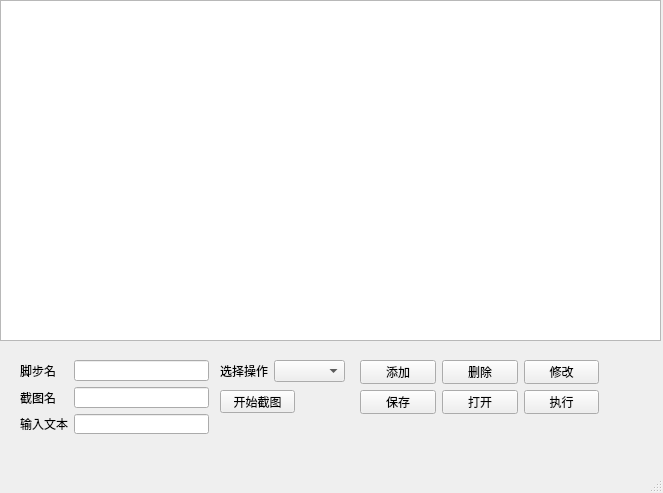
<?xml version="1.0" encoding="UTF-8"?>
<ui version="4.0">
 <class>MainWindow</class>
 <widget class="QMainWindow" name="MainWindow">
  <property name="geometry">
   <rect>
    <x>0</x>
    <y>0</y>
    <width>663</width>
    <height>493</height>
   </rect>
  </property>
  <property name="windowTitle">
   <string>工具</string>
  </property>
  <widget class="QWidget" name="centralwidget">
   <widget class="QListWidget" name="listWidget">
    <property name="geometry">
     <rect>
      <x>0</x>
      <y>0</y>
      <width>661</width>
      <height>341</height>
     </rect>
    </property>
   </widget>
   <widget class="QPushButton" name="pushButton">
    <property name="geometry">
     <rect>
      <x>220</x>
      <y>390</y>
      <width>75</width>
      <height>23</height>
     </rect>
    </property>
    <property name="text">
     <string>开始截图</string>
    </property>
   </widget>
   <widget class="QWidget" name="">
    <property name="geometry">
     <rect>
      <x>20</x>
      <y>360</y>
      <width>189</width>
      <height>74</height>
     </rect>
    </property>
    <layout class="QGridLayout" name="gridLayout">
     <item row="0" column="0">
      <widget class="QLabel" name="label">
       <property name="text">
        <string>脚步名</string>
       </property>
      </widget>
     </item>
     <item row="0" column="1">
      <widget class="QLineEdit" name="lineEdit_3"/>
     </item>
     <item row="1" column="0">
      <widget class="QLabel" name="label_2">
       <property name="text">
        <string>截图名</string>
       </property>
      </widget>
     </item>
     <item row="1" column="1">
      <widget class="QLineEdit" name="lineEdit"/>
     </item>
     <item row="2" column="0">
      <widget class="QLabel" name="label_3">
       <property name="text">
        <string>输入文本</string>
       </property>
      </widget>
     </item>
     <item row="2" column="1">
      <widget class="QLineEdit" name="lineEdit_2"/>
     </item>
    </layout>
   </widget>
   <widget class="QWidget" name="">
    <property name="geometry">
     <rect>
      <x>220</x>
      <y>360</y>
      <width>125</width>
      <height>22</height>
     </rect>
    </property>
    <layout class="QHBoxLayout" name="horizontalLayout">
     <item>
      <widget class="QLabel" name="label_4">
       <property name="text">
        <string>选择操作</string>
       </property>
      </widget>
     </item>
     <item>
      <widget class="QComboBox" name="comboBox"/>
     </item>
    </layout>
   </widget>
   <widget class="QWidget" name="">
    <property name="geometry">
     <rect>
      <x>360</x>
      <y>360</y>
      <width>239</width>
      <height>54</height>
     </rect>
    </property>
    <layout class="QGridLayout" name="gridLayout_2">
     <item row="0" column="0">
      <widget class="QPushButton" name="pushButton_2">
       <property name="text">
        <string>添加</string>
       </property>
      </widget>
     </item>
     <item row="0" column="1">
      <widget class="QPushButton" name="pushButton_3">
       <property name="text">
        <string>删除</string>
       </property>
      </widget>
     </item>
     <item row="0" column="2">
      <widget class="QPushButton" name="pushButton_4">
       <property name="text">
        <string>修改</string>
       </property>
      </widget>
     </item>
     <item row="1" column="0">
      <widget class="QPushButton" name="pushButton_5">
       <property name="text">
        <string>保存</string>
       </property>
      </widget>
     </item>
     <item row="1" column="1">
      <widget class="QPushButton" name="pushButton_7">
       <property name="text">
        <string>打开</string>
       </property>
      </widget>
     </item>
     <item row="1" column="2">
      <widget class="QPushButton" name="pushButton_6">
       <property name="text">
        <string>执行</string>
       </property>
      </widget>
     </item>
    </layout>
   </widget>
  </widget>
  <widget class="QMenuBar" name="menubar">
   <property name="geometry">
    <rect>
     <x>0</x>
     <y>0</y>
     <width>663</width>
     <height>23</height>
    </rect>
   </property>
  </widget>
  <widget class="QStatusBar" name="statusbar"/>
 </widget>
 <resources/>
 <connections/>
</ui>
